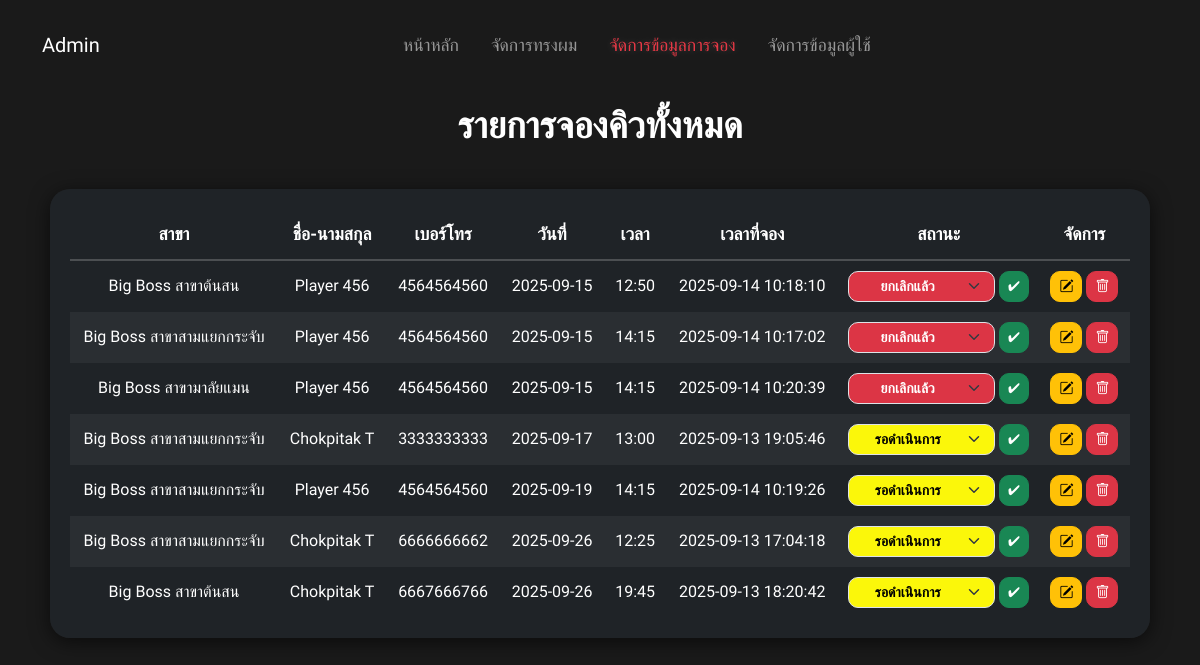
/backend/view.php (signed in), run on the app's committed database.
### tables this page shows
CREATE TABLE `reservations` (
  `id` int(11) NOT NULL,
  `user_id` int(11) NOT NULL,
  `branch` varchar(100) NOT NULL,
  `fullname` varchar(100) NOT NULL,
  `phone` varchar(20) NOT NULL,
  `date` date NOT NULL,
  `time` time NOT NULL,
  `created_at` timestamp NOT NULL DEFAULT current_timestamp(),
  `status` varchar(50) DEFAULT 'รอดำเนินการ'
);

### backend/view.php (the view, shortened to what this page needs)
<?php
$servername = "localhost";
$username = "root";
$password = "";
$dbname   = "it48";
$conn = new mysqli($servername, $username, $password, $dbname);
$sql = "SELECT * FROM reservations ORDER BY date ASC, time ASC";
$result = $conn->query($sql);
?>
<!DOCTYPE html>
<html lang="th">
<head>
    <link href="https://cdn.jsdelivr.net/npm/bootstrap@5.3.0-alpha1/dist/css/bootstrap.min.css" rel="stylesheet">
    <link href="https://cdn.jsdelivr.net/npm/bootstrap-icons@1.10.5/font/bootstrap-icons.css" rel="stylesheet">
</head>
<body>
<?php include './components/header.php'; ?>
<h1>รายการจองคิวทั้งหมด</h1>
<div class="table-wrapper">
<div class="table-container">
    <table>
        <thead>
            <tr>
                <th>สาขา</th>
                <th>ชื่อ-นามสกุล</th>
                <th>เบอร์โทร</th>
                <th>วันที่</th>
                <th>เวลา</th>
                <th>เวลาที่จอง</th>
                <th>สถานะ</th>
                <th>จัดการ</th>
            </tr>
        </thead>
        <tbody>
            <?php if ($result && $result->num_rows > 0): ?>
                <?php while($row = $result->fetch_assoc()): ?>
                    <?php
                        $statusClass = '';
                        if ($row['status'] === 'สำเร็จแล้ว') $statusClass = 'status-done';
                        elseif ($row['status'] === 'รอดำเนินการ') $statusClass = 'status-wait';
                        elseif ($row['status'] === 'ยกเลิกแล้ว') $statusClass = 'status-cancle';
                    ?>
                    <tr>
                        <td><?= htmlspecialchars($row['branch']) ?></td>
                        <td><?= htmlspecialchars($row['fullname']) ?></td>
                        <td><?= htmlspecialchars($row['phone']) ?></td>
                        <td><?= htmlspecialchars($row['date']) ?></td>
                        <td><?= htmlspecialchars(date("H:i", strtotime($row['time']))) ?></td>
                        <td><?= htmlspecialchars($row['created_at']) ?></td>
                        <td class="<?= $statusClass ?>">
                            <form action="controls/status.php" method="POST" class="d-flex justify-content-center align-items-center gap-1">
                                <select name="status" class="form-select form-select-sm">
                                    <option value="รอดำเนินการ" <?= $row['status'] === 'รอดำเนินการ' ? 'selected' : '' ?>>รอดำเนินการ</option>
                                    <option value="ยกเลิกแล้ว" <?= $row['status'] === 'ยกเลิกแล้ว' ? 'selected' : '' ?>>ยกเลิกแล้ว</option>
                                </select>
                                <button type="submit" class="btn btn-sm btn-success">✔</button>
                            </form>
                        </td>
                        <td>
                            <a href="edit_view.php?id=<?= $row['id'] ?>" class="btn btn-warning btn-sm">
                                <i class="bi bi-pencil-square"></i>
                            </a>
                            <button class="btn btn-danger btn-sm" onclick="confirmDelete(<?= $row['id'] ?>)">
                                <i class="bi bi-trash"></i>
                            </button>
                        </td>
                    </tr>
                <?php endwhile; ?>
            <?php else: ?>
                <tr><td colspan="8">ยังไม่มีการจองคิว</td></tr>
            <?php endif; ?>
        </tbody>
    </table>
</div>
</div>
</body>
</html>

### backend/view.php (style rules this page uses)
body { font-family: 'Kanit', sans-serif; background-color: #1a1a1a; margin: 0; padding: 0; }
body::before { content: ""; position: fixed; top: 0; left: 0; width: 100vw; height: 100vh; background-image: url('https://cdn.pixabay.com/photo/2019/02/25/13/38/haircut-4019676_1280.jpg'); background-size: cover; background-position: center; background-repeat: no-repeat; opacity: 0.3; z-index: -1; }
h1 { font-size: 2.3rem; font-weight: bold; color: white; text-align: center; margin: 30px 0 20px; }
.table-wrapper { display: flex; justify-content: center; align-items: flex-start; padding: 20px; }
.table-container { background: rgba(33,37,41,0.97); border-radius: 20px; box-shadow: 0 4px 20px rgba(0,0,0,0.6); padding: 20px; width: 95%; max-width: 1100px; overflow-x: auto; }
table { width: 100%; border-collapse: collapse; }
th { font-size: 1.1rem; font-weight: bold; padding: 12px; text-align: center; border-bottom: 2px solid rgba(255,255,255,0.2); color: #fff; }
td { text-align: center; padding: 10px; font-size: 1rem; color: #fff; vertical-align: middle; }
tr:nth-child(even) { background-color: rgba(255, 255, 255, 0.05); }
.status-wait select.form-select, .status-wait select.form-select-sm { background-color: #fbf70a !important; color: #000 !important; }
.status-cancle select.form-select, .status-cancle select.form-select-sm { background-color: #dc3545 !important; color: #fff !important; }
select.form-select, select.form-select-sm { border-radius: 10px; font-weight: bold; min-width: 140px; text-align: center; transition: background 0.2s, color 0.2s; }
.btn-warning, .btn-danger, .btn-success { border-radius: 10px; }

### data on the page
reservations: branch "Big Boss สาขาต้นสน", fullname "Player 456", phone "4564564560", date "2025-09-15", time "12:50", created_at "2025-09-14 10:18:10", status "ยกเลิกแล้ว"
reservations: branch "Big Boss สาขาสามแยกกระจับ", fullname "Player 456", phone "4564564560", date "2025-09-15", time "14:15", created_at "2025-09-14 10:17:02", status "ยกเลิกแล้ว"
reservations: branch "Big Boss สาขามาลัยแมน", fullname "Player 456", phone "4564564560", date "2025-09-15", time "14:15", created_at "2025-09-14 10:20:39", status "ยกเลิกแล้ว"
reservations: branch "Big Boss สาขาสามแยกกระจับ", fullname "Chokpitak T", phone "3333333333", date "2025-09-17", time "13:00", created_at "2025-09-13 19:05:46", status "รอดำเนินการ"
reservations: branch "Big Boss สาขาสามแยกกระจับ", fullname "Player 456", phone "4564564560", date "2025-09-19", time "14:15", created_at "2025-09-14 10:19:26", status "รอดำเนินการ"
reservations: branch "Big Boss สาขาสามแยกกระจับ", fullname "Chokpitak T", phone "6666666662", date "2025-09-26", time "12:25", created_at "2025-09-13 17:04:18", status "รอดำเนินการ"
reservations: branch "Big Boss สาขาต้นสน", fullname "Chokpitak T", phone "6667666766", date "2025-09-26", time "19:45", created_at "2025-09-13 18:20:42", status "รอดำเนินการ"
